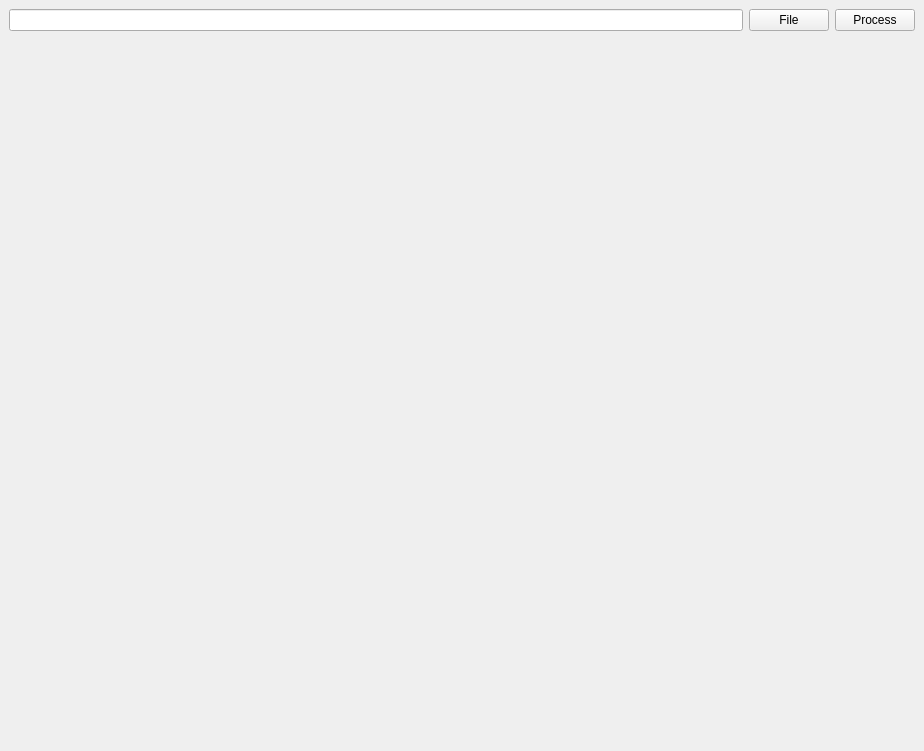
<?xml version="1.0" encoding="UTF-8"?>
<ui version="4.0">
 <class>MainWindow</class>
 <widget class="QMainWindow" name="MainWindow">
  <property name="geometry">
   <rect>
    <x>0</x>
    <y>0</y>
    <width>924</width>
    <height>751</height>
   </rect>
  </property>
  <property name="windowTitle">
   <string>MainWindow</string>
  </property>
  <widget class="QWidget" name="centralwidget">
   <layout class="QVBoxLayout" name="verticalLayout" stretch="1,10">
    <item>
     <layout class="QHBoxLayout" name="horizontalLayout">
      <item>
       <widget class="QLineEdit" name="fileLineEdit"/>
      </item>
      <item>
       <widget class="QPushButton" name="fileBtn">
        <property name="text">
         <string>File</string>
        </property>
       </widget>
      </item>
      <item>
       <widget class="QPushButton" name="processBtn">
        <property name="text">
         <string>Process</string>
        </property>
       </widget>
      </item>
     </layout>
    </item>
    <item>
     <widget class="QWidget" name="widget" native="true">
      <layout class="QGridLayout" name="gridLayout">
       <item row="0" column="0">
        <layout class="QHBoxLayout" name="horizontalLayout_2">
         <item>
          <widget class="QLabel" name="origin_label">
           <property name="text">
            <string/>
           </property>
          </widget>
         </item>
         <item>
          <widget class="QLabel" name="process_label">
           <property name="text">
            <string/>
           </property>
          </widget>
         </item>
        </layout>
       </item>
      </layout>
     </widget>
    </item>
   </layout>
  </widget>
 </widget>
 <resources/>
 <connections/>
</ui>
